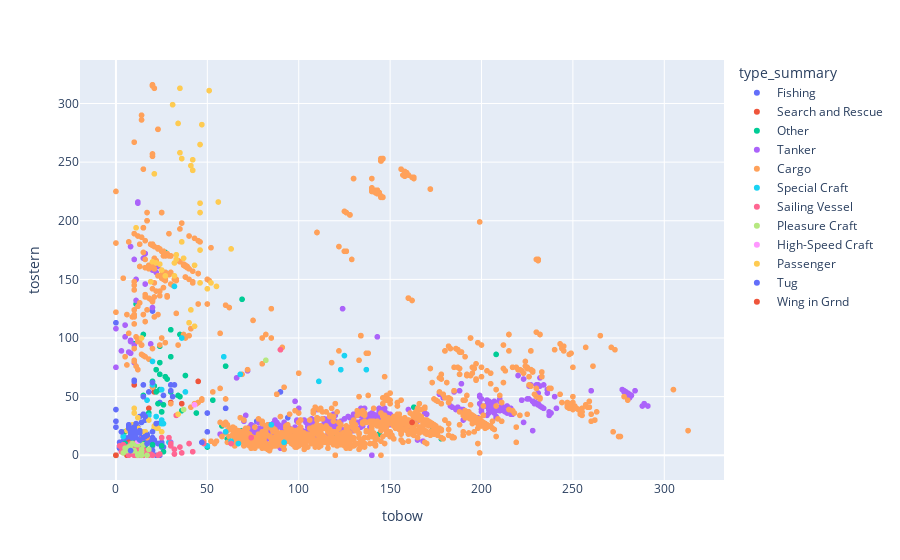

Write notebook code for a chart like this one.
### Code cell
px.scatter(df, x='tobow', y='tostern',
          color='type_summary')

### Figure 1 — Plotly figure (JSON) as saved in the notebook; plotly's stock layout.template omitted (floating-point values rounded to 4 significant figures; data arrays with more than 128 entries replaced by an {"elided": "..."} marker saying what was removed)
{"data": [{"hovertemplate": "type_summary=Fishing<br>tobow=%{x}<br>tostern=%{y}<extra></extra>", "legendgroup": "Fishing", "marker": {"color": "#636efa", "symbol": "circle"}, "mode": "markers", "name": "Fishing", "showlegend": true, "type": "scattergl", "x": {"elided": "318 int values"}, "xaxis": "x", "y": {"elided": "318 int values"}, "yaxis": "y"}, {"hovertemplate": "type_summary=Search and Rescue<br>tobow=%{x}<br>tostern=%{y}<extra></extra>", "legendgroup": "Search and Rescue", "marker": {"color": "#EF553B", "symbol": "circle"}, "mode": "markers", "name": "Search and Rescue", "showlegend": true, "type": "scattergl", "x": [10, 45, 0, 6, 6, 21, 7, 7, 6, 8, 5, 10, 6, 18, 8, 7, 9, 30, 9, 36], "xaxis": "x", "y": [60, 63, 0, 9, 9, 54, 6, 7, 4, 6, 9, 5, 0, 40, 10, 11, 5, 45, 9, 44], "yaxis": "y"}, {"hovertemplate": "type_summary=Other<br>tobow=%{x}<br>tostern=%{y}<extra></extra>", "legendgroup": "Other", "marker": {"color": "#00cc96", "symbol": "circle"}, "mode": "markers", "name": "Other", "showlegend": true, "type": "scattergl", "x": [0, 27, 0, 10, 163, 142, 12, 10, 7, 8, 12, 6, 50, 136, 0, 70, 27, 26, 251, 3, 53, 38, 15, 74, 6, 22, 11, 34, 79, 193, 16, 26, 20, 25, 30, 24, 22, 5, 24, 0, 61, 119, 5, 161, 36, 79, 116, 69, 21, 12, 10, 11, 21, 227, 30, 12, 15, 12, 144, 35, 20, 24, 25, 178, 10, 0, 10, 18, 12, 15, 11, 15, 60, 25, 9, 10, 24, 6, 120, 208, 44, 11, 23, 30, 173, 6, 26, 11, 27, 10, 28, 58, 12, 69, 193, 0, 35], "xaxis": "x", "y": [0, 156, 0, 8, 41, 226, 11, 80, 7, 8, 10, 6, 7, 34, 0, 15, 67, 43, 41, 7, 47, 68, 5, 14, 7, 54, 12, 51, 12, 32, 6, 3, 63, 37, 107, 93, 73, 10, 79, 0, 14, 26, 20, 29, 38, 8, 22, 21, 23, 12, 17, 10, 59, 73, 54, 13, 103, 10, 18, 50, 9, 56, 8, 14, 10, 0, 95, 36, 8, 51, 9, 10, 76, 37, 11, 10, 69, 6, 16, 86, 36, 129, 44, 84, 21, 9, 174, 9, 173, 10, 65, 25, 12, 133, 32, 0, 103], "yaxis": "y"}, {"hovertemplate": "type_summary=Tanker<br>tobow=%{x}<br>tostern=%{y}<extra></extra>", "legendgroup": "Tanker", "marker": {"color": "#ab63fa", "symbol": "circle"}, "mode": "markers", "name": "Tanker", "showlegend": true, "type": "scattergl", "x": {"elided": "710 int values"}, "xaxis": "x", "y": {"elided": "710 int values"}, "yaxis": "y"}, {"hovertemplate": "type_summary=Cargo<br>tobow=%{x}<br>tostern=%{y}<extra></extra>", "legendgroup": "Cargo", "marker": {"color": "#FFA15A", "symbol": "circle"}, "mode": "markers", "name": "Cargo", "showlegend": true, "type": "scattergl", "x": {"elided": "2062 int values"}, "xaxis": "x", "y": {"elided": "2062 int values"}, "yaxis": "y"}, {"hovertemplate": "type_summary=Special Craft<br>tobow=%{x}<br>tostern=%{y}<extra></extra>", "legendgroup": "Special Craft", "marker": {"color": "#19d3f3", "symbol": "circle"}, "mode": "markers", "name": "Special Craft", "showlegend": true, "type": "scattergl", "x": [15, 67, 32, 4, 26, 60, 25, 85, 137, 36, 0, 4, 25, 29, 0, 111, 12, 12, 59, 22, 0, 50, 22, 17, 123, 125, 38, 18, 10, 20, 25, 13, 68, 4, 92, 20, 63, 30, 5], "xaxis": "x", "y": [50, 10, 144, 9, 27, 20, 30, 26, 73, 100, 0, 16, 56, 11, 0, 63, 2, 5, 84, 33, 0, 8, 26, 47, 73, 85, 54, 34, 4, 60, 27, 2, 69, 16, 11, 80, 12, 10, 6], "yaxis": "y"}, {"hovertemplate": "type_summary=Sailing Vessel<br>tobow=%{x}<br>tostern=%{y}<extra></extra>", "legendgroup": "Sailing Vessel", "marker": {"color": "#FF6692", "symbol": "circle"}, "mode": "markers", "name": "Sailing Vessel", "showlegend": true, "type": "scattergl", "x": {"elided": "135 int values"}, "xaxis": "x", "y": {"elided": "135 int values"}, "yaxis": "y"}, {"hovertemplate": "type_summary=Pleasure Craft<br>tobow=%{x}<br>tostern=%{y}<extra></extra>", "legendgroup": "Pleasure Craft", "marker": {"color": "#B6E880", "symbol": "circle"}, "mode": "markers", "name": "Pleasure Craft", "showlegend": true, "type": "scattergl", "x": [0, 8, 6, 7, 0, 0, 7, 11, 22, 8, 9, 14, 0, 0, 0, 12, 4, 12, 0, 12, 18, 37, 10, 9, 82, 6, 12, 15, 14, 17, 5, 14], "xaxis": "x", "y": [0, 4, 5, 7, 0, 0, 6, 9, 23, 8, 4, 0, 0, 0, 0, 0, 2, 9, 0, 11, 5, 39, 4, 10, 81, 4, 1, 9, 5, 0, 6, 3], "yaxis": "y"}, {"hovertemplate": "type_summary=High-Speed Craft<br>tobow=%{x}<br>tostern=%{y}<extra></extra>", "legendgroup": "High-Speed Craft", "marker": {"color": "#FF97FF", "symbol": "circle"}, "mode": "markers", "name": "High-Speed Craft", "showlegend": true, "type": "scattergl", "x": [12, 43], "xaxis": "x", "y": [12, 43], "yaxis": "y"}, {"hovertemplate": "type_summary=Passenger<br>tobow=%{x}<br>tostern=%{y}<extra></extra>", "legendgroup": "Passenger", "marker": {"color": "#FECB52", "symbol": "circle"}, "mode": "markers", "name": "Passenger", "showlegend": true, "type": "scattergl", "x": [9, 41, 12, 41, 40, 14, 43, 18, 19, 63, 46, 43, 10, 6, 33, 10, 12, 34, 55, 35, 21, 42, 42, 32, 25, 32, 50, 24, 52, 10, 21, 22, 20, 23, 21, 46, 33, 34, 10, 13, 31, 46, 15, 16, 27, 51, 11, 35, 36, 25, 36, 37, 46, 56, 46, 47], "xaxis": "x", "y": [26, 247, 23, 124, 113, 100, 110, 30, 148, 176, 265, 162, 36, 21, 167, 20, 32, 35, 144, 313, 24, 243, 252, 164, 158, 153, 142, 163, 147, 26, 240, 164, 165, 23, 25, 215, 171, 283, 40, 21, 299, 207, 20, 20, 153, 311, 194, 258, 182, 20, 253, 168, 147, 216, 175, 282], "yaxis": "y"}, {"hovertemplate": "type_summary=Tug<br>tobow=%{x}<br>tostern=%{y}<extra></extra>", "legendgroup": "Tug", "marker": {"color": "#636efa", "symbol": "circle"}, "mode": "markers", "name": "Tug", "showlegend": true, "type": "scattergl", "x": [9, 15, 47, 13, 7, 10, 0, 8, 31, 17, 15, 16, 13, 10, 9, 10, 8, 30, 16, 8, 11, 10, 32, 8, 10, 10, 7, 8, 22, 3, 7, 11, 8, 20, 11, 11, 17, 18, 20, 15, 0, 10, 13, 9, 15], "xaxis": "x", "y": [23, 50, 11, 13, 26, 63, 29, 20, 50, 17, 35, 33, 21, 19, 15, 64, 20, 55, 16, 22, 19, 24, 60, 17, 22, 20, 25, 4, 27, 20, 23, 15, 22, 20, 19, 27, 10, 54, 62, 60, 39, 20, 19, 23, 15], "yaxis": "y"}, {"hovertemplate": "type_summary=Wing in Grnd<br>tobow=%{x}<br>tostern=%{y}<extra></extra>", "legendgroup": "Wing in Grnd", "marker": {"color": "#EF553B", "symbol": "circle"}, "mode": "markers", "name": "Wing in Grnd", "showlegend": true, "type": "scattergl", "x": [162, 0], "xaxis": "x", "y": [28, 0], "yaxis": "y"}], "layout": {"legend": {"title": {"text": "type_summary"}, "tracegroupgap": 0}, "margin": {"t": 60}, "xaxis": {"anchor": "y", "domain": [0, 1], "title": {"text": "tobow"}}, "yaxis": {"anchor": "x", "domain": [0, 1], "title": {"text": "tostern"}}}}
